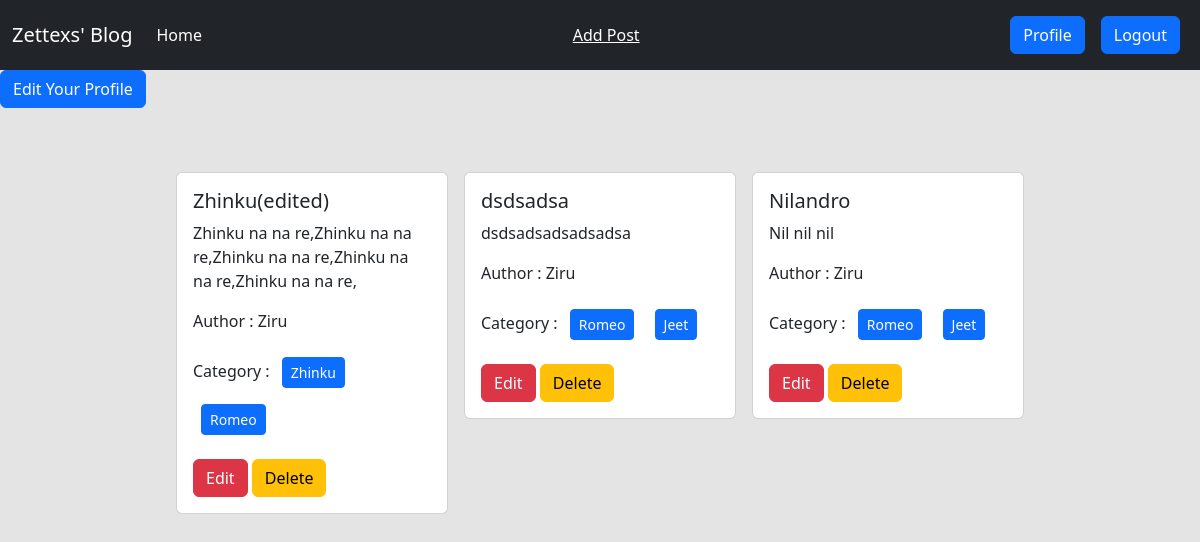
Page /author/profile/ (signed in) on the committed database.
### posts/models.py (models this page shows, shortened)
class Post(models.Model):
    title = models.CharField(max_length=50)
    content = models.TextField()
    category = models.ManyToManyField(Category)
    author = models.ForeignKey(User,on_delete=models.CASCADE)
    image = models.ImageField(upload_to='posts/media/upload/',blank=True,null=True)

### categories/models.py (models this page shows, shortened)
class Category(models.Model):
    name = models.CharField(max_length=100)
    slug = models.SlugField(max_length=100,unique=True,null=True,blank=True)

### author/views.py (the view)
# urls.py: path('profile/', views.profile,name='profile'),
@login_required
def profile(request):
    data = Post.objects.filter(author = request.user)
    return render(request,"profile.html",{'data':data})

### author/templates/profile.html
{% extends "base.html" %}
{% load crispy_forms_tags %}
{% block content %}
<div>
    <a class='btn btn-primary' href='{% url "edit_profile" %}'>Edit Your Profile</a>
</div>
<div class="d-flex flex-wrap justify-content-center p-5 m-2">
    {% for post in data %}
    <div class="col-sm-3 m-2">
      <div class="card">
        <div class="card-body">
          <h5 class="card-title">{{post.title}}</h5>
          <p class="card-text">{{post.content}}</p>
          <p>Author :  {{post.author.first_name}} </p>
          <p>Category :
          {% for cat in post.category.all %}
          <btn class='btn btn-primary btn-sm m-2'>{{cat.name}}</btn>
          {% endfor %}
            </p>
          <a href="{% url 'edit_post' post.id %}" class="btn btn-danger">Edit</a>
          <a href="{% url 'delete_post' post.id %}" class="btn btn-warning">Delete</a>
        </div>
      </div>
    </div>
    {% endfor %}
  </div>
{% endblock %}

### rows in the picture
Post: title "Zhinku(edited)", content "Zhinku na na re,Zhinku na na re,Zhinku na na re,Zhinku na na re,Zhinku na na re,", author.first_name "Ziru"
Category: name "Zhinku"
Category: name "Romeo"
Post: title "dsdsadsa", content "dsdsadsadsadsadsa", author.first_name "Ziru"
Category: name "Jeet"
Post: title "Nilandro", content "Nil nil nil", author.first_name "Ziru"
